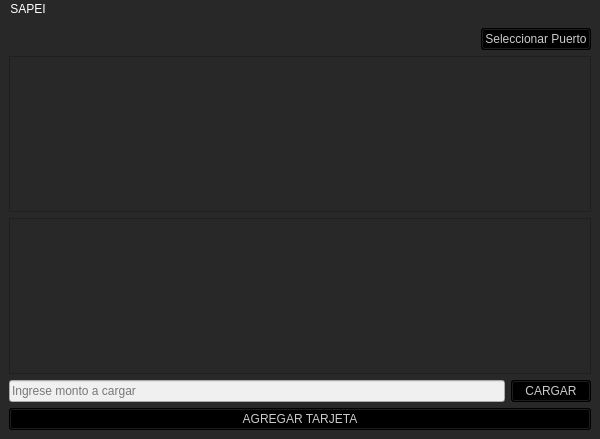
<?xml version="1.0" encoding="UTF-8"?>
<ui version="4.0">
 <class>MainWindow</class>
 <widget class="QMainWindow" name="MainWindow">
  <property name="geometry">
   <rect>
    <x>0</x>
    <y>0</y>
    <width>600</width>
    <height>439</height>
   </rect>
  </property>
  <property name="windowTitle">
   <string>RFID Manager</string>
  </property>
  <property name="styleSheet">
   <string notr="true">background-color: rgb(40, 40, 40);
color:rgb(255, 255, 255)</string>
  </property>
  <widget class="QWidget" name="centralWidget">
   <layout class="QVBoxLayout" name="verticalLayout">
    <item alignment="Qt::AlignmentFlag::AlignRight">
     <widget class="QPushButton" name="selectPortButton">
      <property name="styleSheet">
       <string notr="true">font: 700 9pt &quot;Segoe UI&quot;;
background-color: rgb(0, 0, 0);
color: rgb(203, 203, 203);</string>
      </property>
      <property name="text">
       <string>Seleccionar Puerto</string>
      </property>
     </widget>
    </item>
    <item>
     <widget class="QTextBrowser" name="textBrowser"/>
    </item>
    <item>
     <widget class="QListWidget" name="cardListWidget"/>
    </item>
    <item>
     <layout class="QHBoxLayout" name="dataInputLayout"/>
    </item>
    <item>
     <layout class="QHBoxLayout" name="modeControlLayout"/>
    </item>
    <item>
     <layout class="QHBoxLayout" name="chargeInputLayout">
      <item>
       <widget class="QLineEdit" name="chargeInput">
        <property name="styleSheet">
         <string notr="true">background-color: rgb(240, 240, 240);
color: rgb(0, 0, 0);</string>
        </property>
        <property name="text">
         <string/>
        </property>
        <property name="placeholderText">
         <string>Ingrese monto a cargar</string>
        </property>
       </widget>
      </item>
      <item>
       <widget class="QPushButton" name="chargeButton">
        <property name="styleSheet">
         <string notr="true">font: 700 9pt &quot;Segoe UI&quot;;
background-color: rgb(0, 0, 0);
color: rgb(203, 203, 203);</string>
        </property>
        <property name="text">
         <string>CARGAR</string>
        </property>
       </widget>
      </item>
     </layout>
    </item>
    <item>
     <layout class="QHBoxLayout" name="cardControlLayout">
      <item>
       <widget class="QPushButton" name="addCardButton">
        <property name="styleSheet">
         <string notr="true">font: 700 9pt &quot;Segoe UI&quot;;
background-color: rgb(0, 0, 0);
color: rgb(203, 203, 203);</string>
        </property>
        <property name="text">
         <string>AGREGAR TARJETA</string>
        </property>
       </widget>
      </item>
     </layout>
    </item>
    <item>
     <layout class="QHBoxLayout" name="portSelectionLayout"/>
    </item>
   </layout>
  </widget>
  <widget class="QMenuBar" name="menuBar">
   <property name="geometry">
    <rect>
     <x>0</x>
     <y>0</y>
     <width>600</width>
     <height>25</height>
    </rect>
   </property>
   <widget class="QMenu" name="menuSAPEI">
    <property name="title">
     <string>SAPEI</string>
    </property>
   </widget>
   <addaction name="menuSAPEI"/>
  </widget>
 </widget>
 <resources/>
 <connections/>
</ui>
